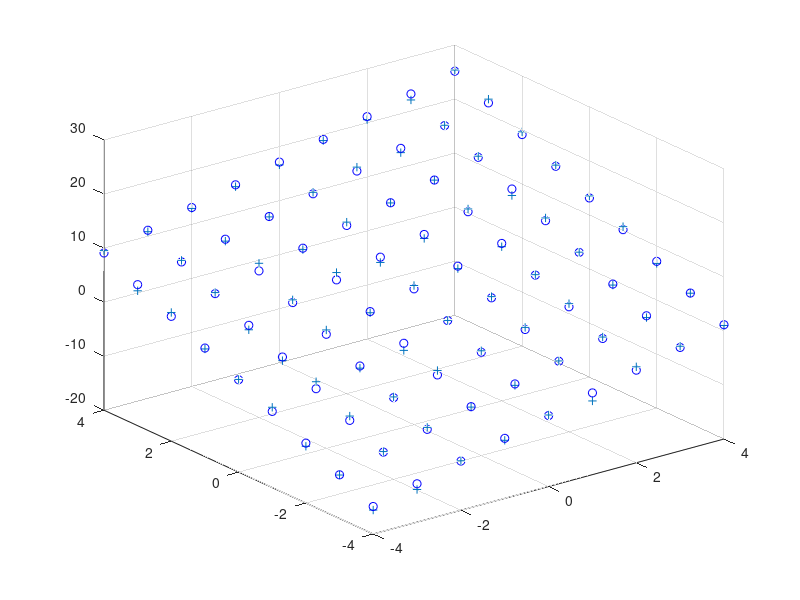

MATLAB code to generate this figure:
x = -4:1:4;
y = -4:1:4;

[xx, yy] = meshgrid(x,y)


zz = 2*xx+3*yy +5+ 0.7*randn(size(yy));

surf(xx,yy,zz)


x= xx(:);
y= yy(:);
z= zz(:);

scatter3(x,y,z)


%S = sum( (z -(a*x+b*y+c)).^2 )  <----Residual
%dS/da = -2* sum( (z -(a*x+b*y+c))*x )
   %   =  sum(z*x) - a*sum(x^2) -b*sum(x*y) -c*sum(x)

%dS/db = -2*y* sum( (z -(a*x+b*y+c))*y )
    %  = sum(z*y) -a*sum(x*y) -b*sum(y^2) -c*sum(y)
    
%dS/dc = -2* sum( (z -(a*x+b*y+c)) )
    %  = sum(z) -a sum(x) -b sum(y)-c*n


sx = sum(x);
sy = sum(y);
sz = sum(z);
sxy = sum(x.*y);
sxz = sum(x.*z);
syz = sum(z.*y);
sx2 = sum(x.^2);
sy2 = sum(y.^2);
n = length(x);

%%
%| sx2  sxy  sx |  | a |   | sxz |
%| sxy  sy2  sy |* | b | = | syz |
%| sx   sy   n  |  | c |   | sz  |

A = [sx2, sxy, sx; 
     sxy, sy2, sy;
     sx , sy , n ] ;
B = [sxz;syz;sz];

abc = A\B;
a = abc(1); b = abc(2); c = abc(3);


zh = a*x + b*y +c*ones(size(x));

scatter3(x,y,z,'+r')
hold on
scatter3(x,y,zh,'b')
